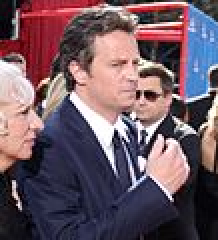
#> input picture FacialDetectionImage/109px-Matthew_Perry_2010_Emmy.jpg, 109 x 120 px (shown 2 times larger); its folder holds 4 pictures in this run
$ python FacialDetectionImage.py
#> lines starting #> are read from the running program, lines starting #| are printed output that depends on the picture

import numpy as np
import cv2,glob
import wget
import urllib
from urllib.request import urlopen
from bs4 import BeautifulSoup
import re


def make_soup(url):
    html = urlopen(url).read()
    return BeautifulSoup(html)

def get_images(url):
    soup = make_soup(url)
#> (the call stopped at in make_soup, `html = urlopen(url).read()`: the network is not available in this run)

    images = [img for img in soup.findAll('img')]
    print (str(len(images)) + "images found.")
    print ('Downloading images to current working directory.')

    image_links = [each.get('src') for each in images]
    cpt =0
    for each in image_links:
        filename=each.split('/')[-1]
        extension = filename.split('.')[-1]
        header = each.split(':')[0]
        if(extension =='jpg' or extension =='png'):
            if(header == 'https'):
                urllib.request.urlretrieve(each, filename)
            elif (each.startswith('//')):
                urllib.request.urlretrieve('https:'+each, filename)
            else:
                print("nothing to show !")
def detectface(file):
#> called with file = '109px-Matthew_Perry_2010_Emmy.jpg'
    face_cascade = cv2.CascadeClassifier('haarcascade_frontalface_default.xml')
    eye_cascade = cv2.CascadeClassifier('haarcascade_eye.xml')

    img = cv2.imread(file, cv2.IMREAD_COLOR)
#> img is the input picture: shape (120, 109, 3); mean B, G, R 97.9, 87.6, 109.9
    gray = cv2.cvtColor(img, cv2.COLOR_BGR2GRAY)
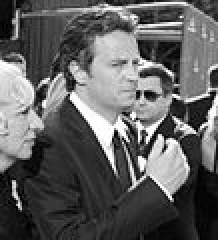
#> gray: shape (120, 109) (shown 2 times larger); min 0, max 255, mean 95.4

    faces = face_cascade.detectMultiScale(gray, 1.2, 5)
#> faces = ()
    for (x,y,w,h) in faces:
        img = cv2.rectangle(img,(x,y),(x+w,y+h),(255,0,0),2)
        roi_gray = gray[y:y+h, x:x+w]
        roi_color = img[y:y+h, x:x+w]
        eyes = eye_cascade.detectMultiScale(roi_gray)
        for (ex,ey,ew,eh) in eyes:
            cv2.rectangle(roi_color,(ex,ey),(ex+ew,ey+eh),(0,255,0),2)
#> this loop made 0 passes
    print("showing faces !! ")
    cv2.imshow('img',img)
    cv2.waitKey(0)
    cv2.destroyAllWindows()

def detectFaces(url):
    get_images(url)
    exts = ['*.png', '*.jpeg', '*.jpg']
    listOfImages = [f for ext in exts for f in glob.glob(ext)]
    for img in listOfImages:
        detectface(img)
#> pass 2 of the loop in detectFaces, `for img in listOfImages:`:
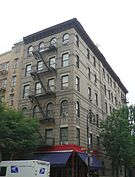
#> input picture FacialDetectionImage/135px-Friends_building.jpg, 135 x 177 px
#> in detectface, img is the input picture: shape (177, 135, 3); mean B, G, R 131.5, 135.8, 134.8
#> in detectface (call 2), `gray = cv2.cvtColor(img, cv2.COLOR_BGR2GRAY)`:
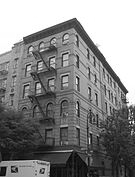
#> gray: shape (177, 135); min 0, max 255, mean 135
#> pass 3 of the loop in detectFaces, `for img in listOfImages:`:
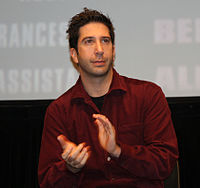
#> input picture FacialDetectionImage/200px-David_Schwimmer.jpg, 200 x 188 px
#> in detectface, img is the input picture: shape (188, 200, 3); mean B, G, R 82.3, 86, 106.6
#> in detectface (call 3), `gray = cv2.cvtColor(img, cv2.COLOR_BGR2GRAY)`:
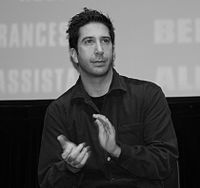
#> gray: shape (188, 200); min 0, max 223, mean 91.7
#> faces = [[71, 22, 51, 51]]
#> the loop in detectface (call 3), `for (x,y,w,h) in faces:` made 1 pass
#> pass 1, in detectface (call 3), `roi_color = img[y:y+h, x:x+w]`:
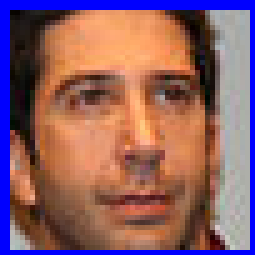
#> roi_color: shape (51, 51, 3) (shown 5 times larger); mean B, G, R 101.6, 95.9, 140.6
#> the loop made 4 passes; the first 3 are shown


detectFaces('https://fr.wikipedia.org/wiki/Friends')
